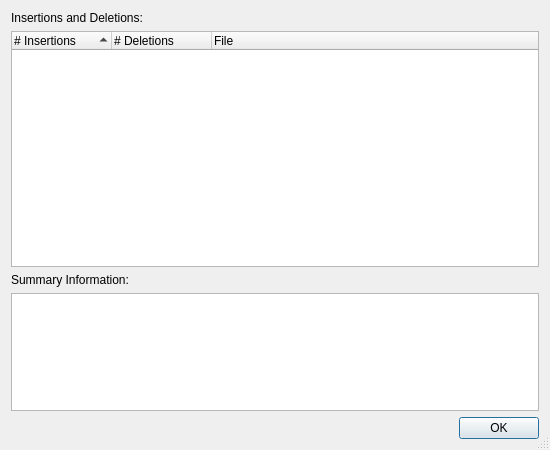
<?xml version="1.0" encoding="UTF-8"?>
<ui version="4.0">
 <class>GitPatchStatisticsDialog</class>
 <widget class="QDialog" name="GitPatchStatisticsDialog">
  <property name="geometry">
   <rect>
    <x>0</x>
    <y>0</y>
    <width>550</width>
    <height>450</height>
   </rect>
  </property>
  <property name="windowTitle">
   <string>Patch Statistics</string>
  </property>
  <property name="sizeGripEnabled">
   <bool>true</bool>
  </property>
  <layout class="QVBoxLayout" name="verticalLayout">
   <item>
    <widget class="QLabel" name="label">
     <property name="text">
      <string>Insertions and Deletions:</string>
     </property>
    </widget>
   </item>
   <item>
    <widget class="QTreeWidget" name="changesTreeWidget">
     <property name="sizePolicy">
      <sizepolicy hsizetype="Expanding" vsizetype="Expanding">
       <horstretch>0</horstretch>
       <verstretch>4</verstretch>
      </sizepolicy>
     </property>
     <property name="alternatingRowColors">
      <bool>true</bool>
     </property>
     <property name="selectionMode">
      <enum>QAbstractItemView::NoSelection</enum>
     </property>
     <property name="rootIsDecorated">
      <bool>false</bool>
     </property>
     <property name="itemsExpandable">
      <bool>false</bool>
     </property>
     <property name="sortingEnabled">
      <bool>true</bool>
     </property>
     <column>
      <property name="text">
       <string># Insertions</string>
      </property>
     </column>
     <column>
      <property name="text">
       <string># Deletions</string>
      </property>
     </column>
     <column>
      <property name="text">
       <string>File</string>
      </property>
     </column>
    </widget>
   </item>
   <item>
    <widget class="QLabel" name="label_2">
     <property name="text">
      <string>Summary Information:</string>
     </property>
    </widget>
   </item>
   <item>
    <widget class="QPlainTextEdit" name="summaryEdit">
     <property name="sizePolicy">
      <sizepolicy hsizetype="Expanding" vsizetype="Expanding">
       <horstretch>0</horstretch>
       <verstretch>2</verstretch>
      </sizepolicy>
     </property>
     <property name="tabChangesFocus">
      <bool>true</bool>
     </property>
     <property name="readOnly">
      <bool>true</bool>
     </property>
     <property name="textInteractionFlags">
      <set>Qt::TextSelectableByKeyboard|Qt::TextSelectableByMouse</set>
     </property>
    </widget>
   </item>
   <item>
    <widget class="QDialogButtonBox" name="buttonBox">
     <property name="orientation">
      <enum>Qt::Horizontal</enum>
     </property>
     <property name="standardButtons">
      <set>QDialogButtonBox::Ok</set>
     </property>
    </widget>
   </item>
  </layout>
 </widget>
 <resources/>
 <connections>
  <connection>
   <sender>buttonBox</sender>
   <signal>accepted()</signal>
   <receiver>GitPatchStatisticsDialog</receiver>
   <slot>accept()</slot>
   <hints>
    <hint type="sourcelabel">
     <x>248</x>
     <y>254</y>
    </hint>
    <hint type="destinationlabel">
     <x>157</x>
     <y>274</y>
    </hint>
   </hints>
  </connection>
  <connection>
   <sender>buttonBox</sender>
   <signal>rejected()</signal>
   <receiver>GitPatchStatisticsDialog</receiver>
   <slot>reject()</slot>
   <hints>
    <hint type="sourcelabel">
     <x>316</x>
     <y>260</y>
    </hint>
    <hint type="destinationlabel">
     <x>286</x>
     <y>274</y>
    </hint>
   </hints>
  </connection>
 </connections>
</ui>
